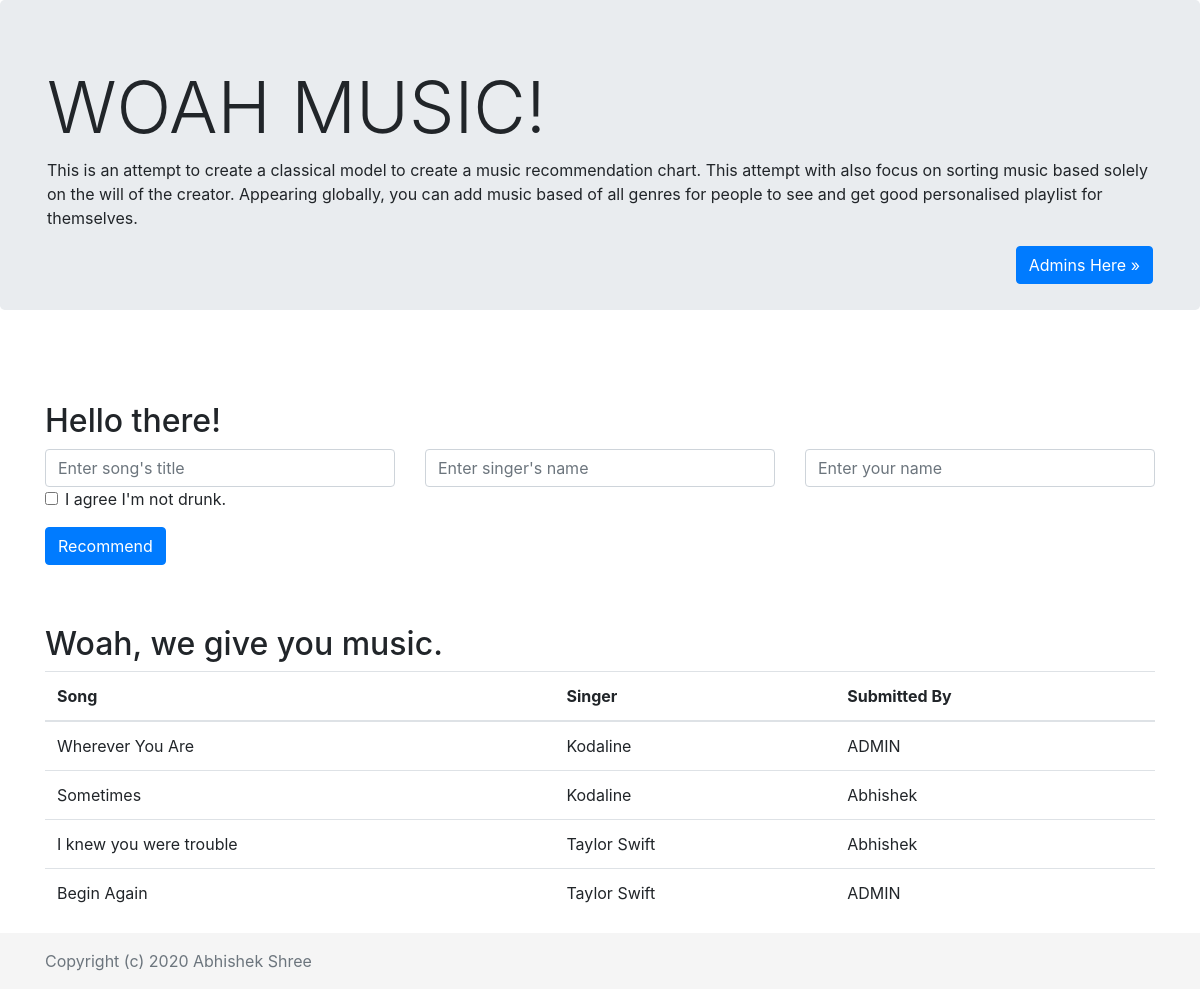
Before: / with the older database file.
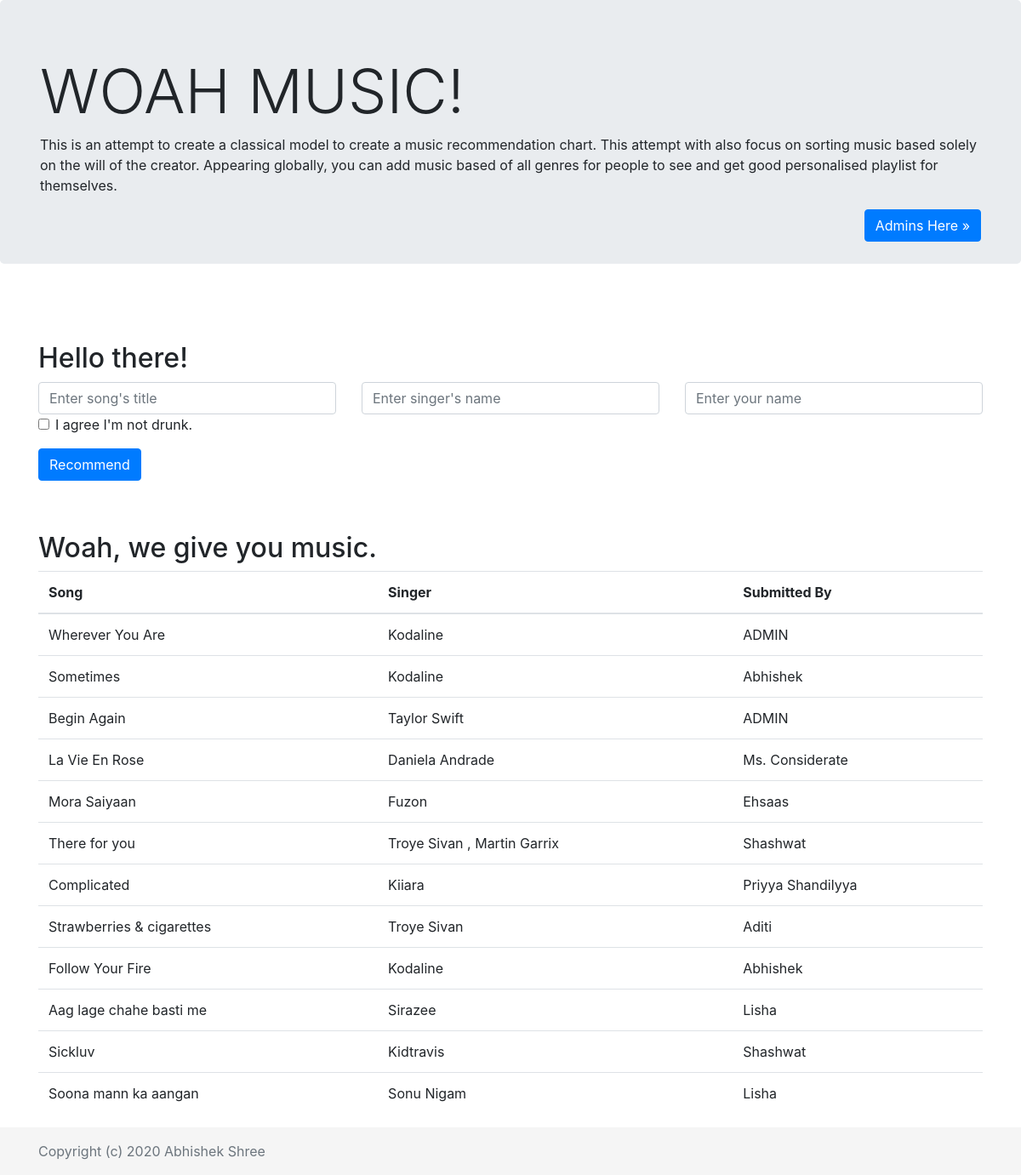
After: the same page with the newer database file.
### app.py (models this page shows)
class Final(db.Model):
    id = db.Column(db.Integer, primary_key=True)
    Song = db.Column(db.String(100))
    singer = db.Column(db.String(100))
    givenby = db.Column(db.String(100))

### app.py (the view)
@app.route('/')
def main():
    Flist = Final.query.all()
    return render_template("index.html", flist=Flist, get=get)

### app.py (called while the page is built)
@login_manager.request_loader
def request_loader(request):
    email = request.form.get('email')
    if email not in users:
        return
    user = User()
    user.id = email
    user.is_authenticated = request.form['password'] == users[email]['password']
    return user

### templates/index.html (shortened to what this page needs)
<!DOCTYPE html>
<html lang="en">
<head>
  <link rel="stylesheet" href="../static/css/bootstrap.css">
  <link rel="stylesheet" href="../static/css/footer.css">
</head>
<body class="d-flex flex-column h-100">
<main role="main" class="flex-shrink-0">
  <div class="jumbotron">
    <div class="container">
      <h1 class="display-3">WOAH MUSIC!</h1>
      <p>This is an attempt to create a classical model to create a music recommendation chart. This attempt with also focus on sorting music based solely on the will of the creator.
Appearing globally, you can add music based of all genres for people to see and get good personalised playlist for themselves.
</p>
      <a class="btn btn-primary btn float-right" href="{{ url_for('login') }}" role="button">Admins Here &raquo;</a>
    </div>
  </div>
  <div class="container">
  <h2>Hello there!</h2>
  <form method="POST" action="{{ url_for('getData') }}">
    <div class="row">
      <div class="col">
        <input type="text" class="form-control" id="email" placeholder="Enter song's title" name="songname">
      </div>
      <div class="col">
        <input type="text" class="form-control" placeholder="Enter singer's name" name="singer">
      </div>
    <div class="col">
        <input type="text" class="form-control" placeholder="Enter your name" name="uname">
      </div>
    </div>
    <div class="form-group form-check">
      <label class="form-check-label">
        <input class="form-check-input" type="checkbox" name="remember" required> I agree I'm not drunk.
      </label>
    </div>
    <button type="submit" class="btn btn-primary">Recommend</button>
  </form>
</div>
  <div class="container">
  <h2>Woah, we give you music.</h2>
  <table class="table table-hover">
    <thead>
      <tr>
        <th>Song</th>
        <th>Singer</th>
        <th>Submitted By</th>
      </tr>
    </thead>
    <tbody>
      {% for item in flist %}
      <tr>
        <td>{{item.Song}}</td>
        <td>{{item.singer}}</td>
        <td>{{item.givenby}}</td>
      </tr>
      {%endfor%}
    </tbody>
  </table>
</div>
</main>
<footer class="footer mt-auto py-3">
  <div class="container">
    <span class="text-muted">Copyright (c) 2020 Abhishek Shree</span>
  </div>
</footer>
</body>
</html>

### static/css/footer.css (style rules this page uses)
main > .container { padding: 60px 15px 0; }
.footer { background-color: #f5f5f5; }
.footer > .container { padding-right: 15px; padding-left: 15px; }

Changed rows visible on the page:
removed Final: Song "I knew you were trouble", singer "Taylor Swift", givenby "Abhishek"
added Final: Song "La Vie En Rose", singer "Daniela Andrade", givenby "Ms. Considerate"
added Final: Song "Mora Saiyaan", singer "Fuzon", givenby "Ehsaas"
added Final: Song "There for you", singer "Troye Sivan , Martin Garrix", givenby "Shashwat"
added Final: Song "Complicated", singer "Kiiara", givenby "Priyya Shandilyya"
added Final: Song "Strawberries & cigarettes", singer "Troye Sivan", givenby "Aditi"
added Final: Song "Follow Your Fire", singer "Kodaline", givenby "Abhishek"
added Final: Song "Aag lage chahe basti me", singer "Sirazee", givenby "Lisha"
added Final: Song "Sickluv", singer "Kidtravis", givenby "Shashwat"
added Final: Song "Soona mann ka aangan", singer "Sonu Nigam", givenby "Lisha"
